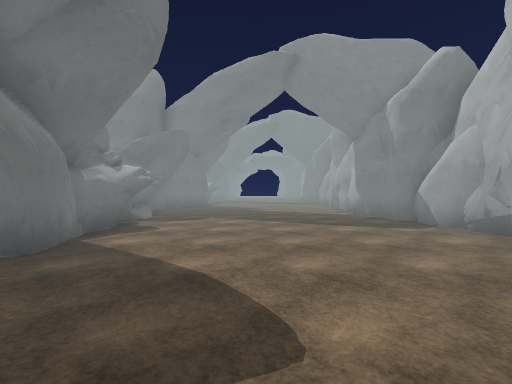
View 1 (above)

16 first-person views from a walk through a Unity game level. The camera is 1.5 m above the floor, looks level and sees 90° across. The floor is counted in squares, 2 m on a side. Each view is taken from the middle of a square. On the plan, view 1 faces up. The plan holds only what a view shows up to about 9 squares ahead; the rest is blank. The place goes on beyond the plan. The player character is not drawn. Surface patterns are stand-ins for the level's own textures.

View 2
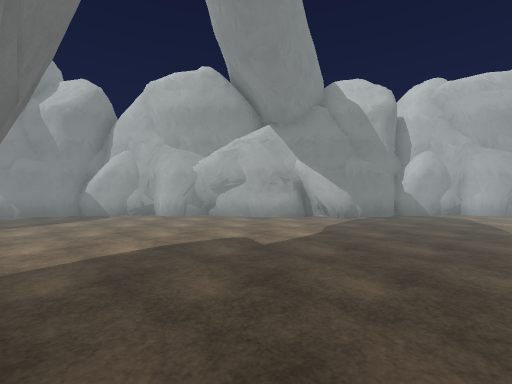

View 3
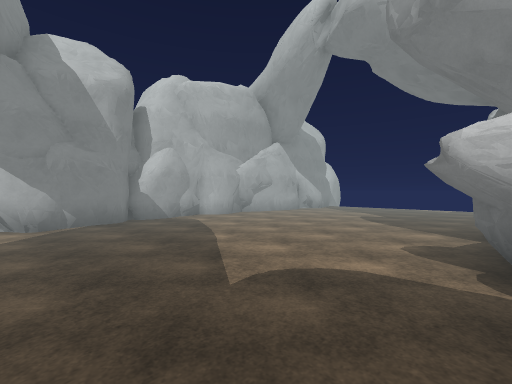

View 4
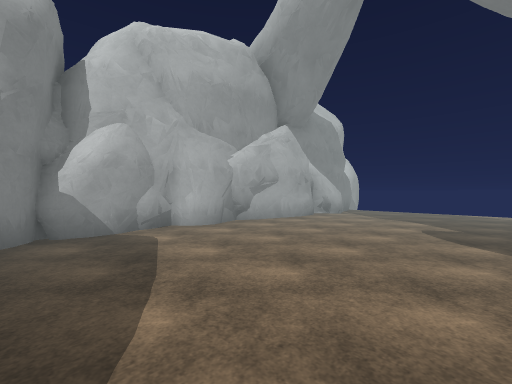

View 5
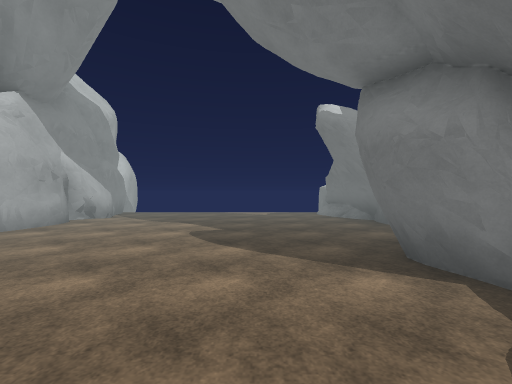

View 6
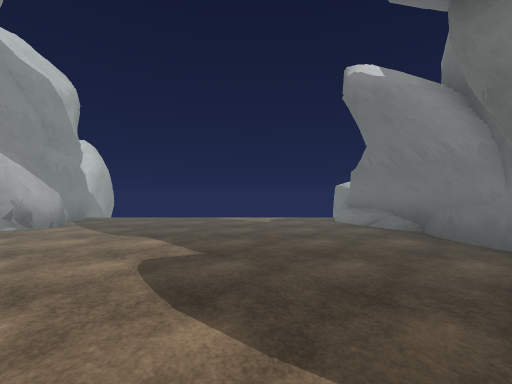

View 7
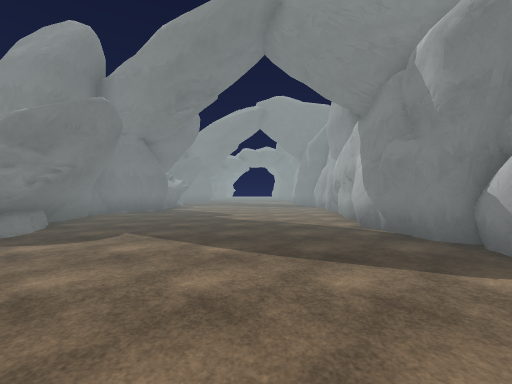

View 8
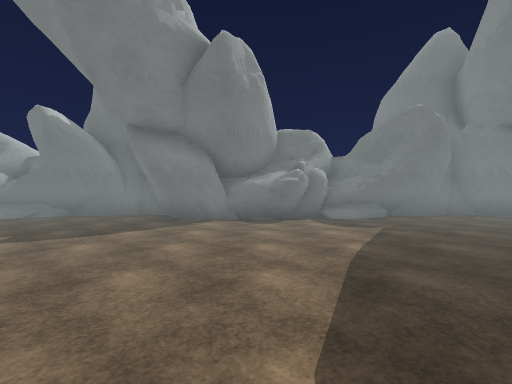

View 9
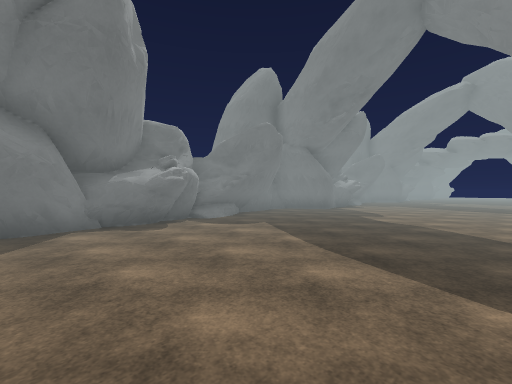

View 10
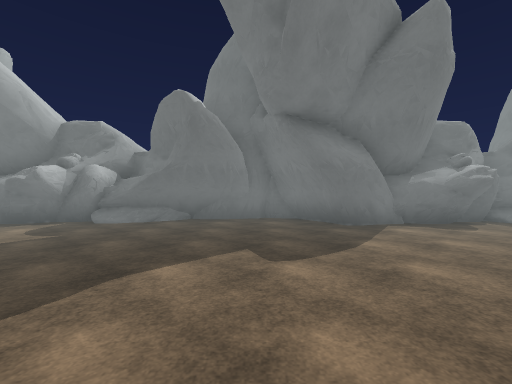

View 11
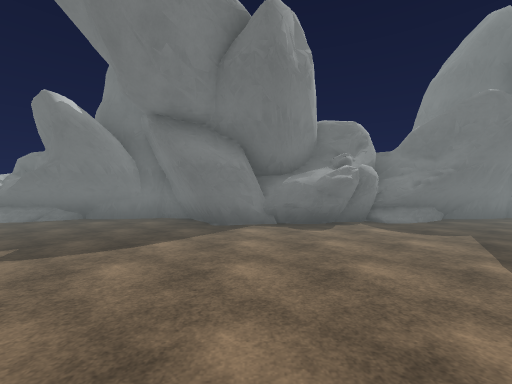

View 12
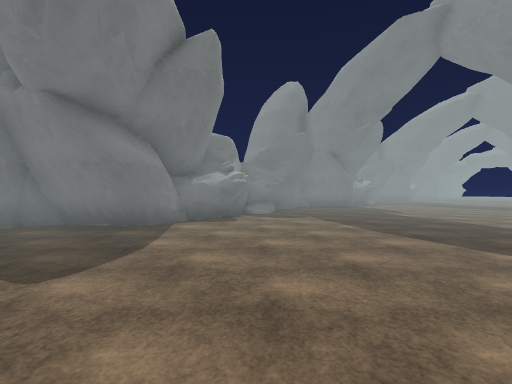

View 13
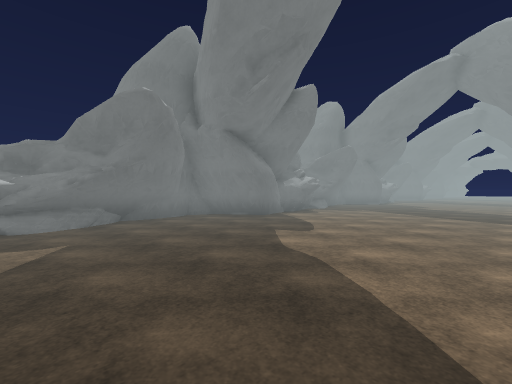

View 14
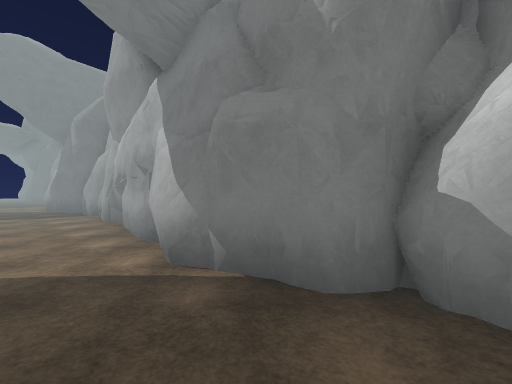

View 15
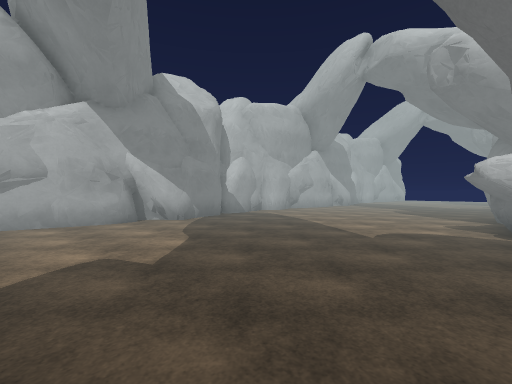

View 16
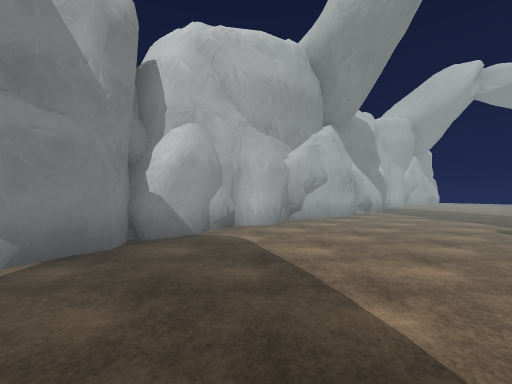

### Floor plan
Key: @ floor where view 1 was taken; # wall or solid block; . floor; R rock.
Columns run from 5 left of view 1 to 5 right of it. Each row starts with its distance up from view 1.
 12 ##.......#
 11 #........#
 10 ##.......#
  9  #.......#
  8  #.......#
  7  #.......#
  6  ##......#R
  5   #.......
  4   #......#
  3  ##......#
  2 ##.......#
  1 #........#
  0 ##...@...#
 -1  #.......#
 -2  #.......#
 -3  #.......#
 -4  ##......#R
 -5   #.......
 -6   #......#
 -7  ##......#
 -8 ##.......#
 -9 #........#
-10 ##.......#
-11  #.......#
-12  #.......#
-13  #.......#
-14  #       #

Positions as (right, up) in squares from view 1, and headings:
1: (0, 0), facing up
2: (-4, 1), facing right
3: (-3, -1), facing down-right
4: (-1, -3), facing down-right
5: (-1, -4), facing down
6: (-1, -6), facing down
7: (1, 3), facing up
8: (4, 5), facing left
9: (3, 3), facing up-left
10: (3, 1), facing left
11: (3, -6), facing left
12: (3, -9), facing up-left
13: (3, -13), facing up-left
14: (2, 6), facing up-right
15: (-3, 12), facing down-right
16: (0, 8), facing down-right
